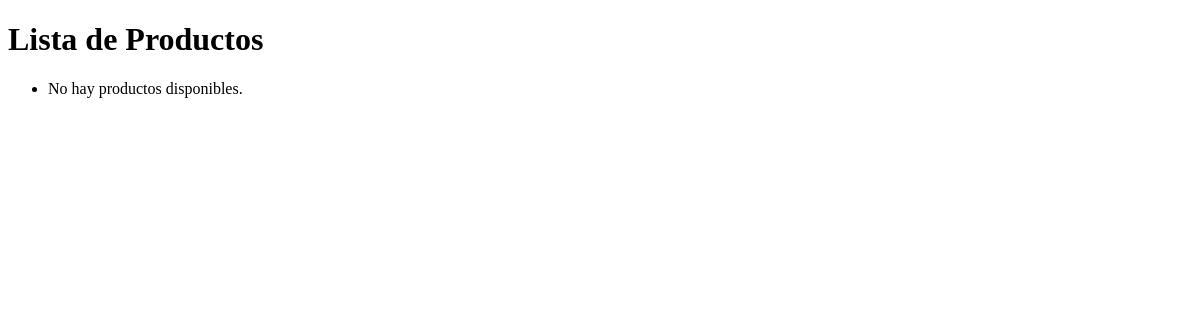
The app's page /productos/, older data.
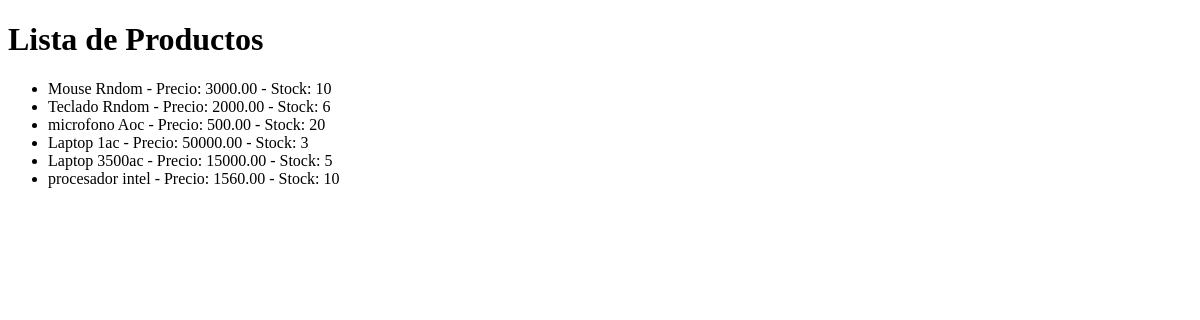
The same page, newer data.
### inventario/models.py (models this page shows, shortened)
class Producto(models.Model):
    nombre = models.CharField(max_length=100)
    categoria = models.ForeignKey(Categoria, on_delete=models.CASCADE)
    proveedor = models.ForeignKey(Proveedor, on_delete=models.SET_NULL, null=True)
    precio = models.DecimalField(max_digits=10, decimal_places=2)
    stock = models.IntegerField()

### inventario/views.py (the view)
# urls.py: path('productos/', views.lista_productos, name='lista_productos'),
def lista_productos(request):
    productos = Producto.objects.all()
    return render(request, 'ventas/lista_productos.html', {'productos': productos})

### inventario/templates/ventas/lista_productos.html (shortened to what this page needs)
<!DOCTYPE html>
<html lang="es">
<head>
</head>
<body>
    <h1>Lista de Productos</h1>
    <form method="post">
        <ul>
            {% for producto in productos %}
                <li>{{ producto.nombre }} - Precio: {{ producto.precio }} - Stock: {{ producto.stock }}</li>
            {% empty %}
                <li>No hay productos disponibles.</li>
            {% endfor %}
        </ul>
    </form>
</body>
</html>

Row changes from the older to the newer data that the page shows:
added Producto: nombre "Mouse Rndom", precio "3000.00", stock "10"
added Producto: nombre "Teclado Rndom", precio "2000.00", stock "6"
added Producto: nombre "microfono Aoc", precio "500.00", stock "20"
added Producto: nombre "Laptop 1ac", precio "50000.00", stock "3"
added Producto: nombre "Laptop 3500ac", precio "15000.00", stock "5"
added Producto: nombre "procesador intel", precio "1560.00", stock "10"
Text that changed along with them:
text no longer shown: "No hay productos disponibles."
